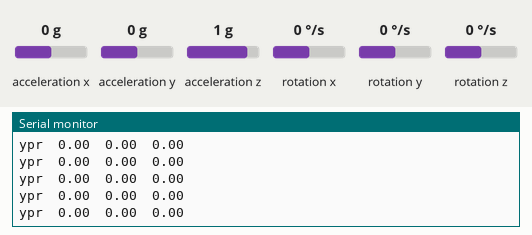
Simulated run of this sketch. Board: Arduino Uno, built with avr-gcc and run on an emulated ATmega328P. Parts: the last lines printed to the serial monitor. The inputs (shaded band) are chosen by the test bench; at power-on: acceleration x 0 g, acceleration y 0 g, acceleration z 1 g, rotation z 0 °/s, rotation x 0 °/s, rotation y 0 °/s.

Above: at 1.7 s.
1.8 s: acceleration x set to -1.4 g
At 2.8 s:
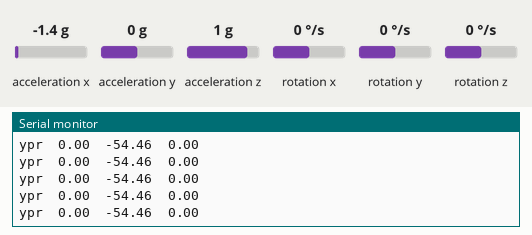
3.3 s: acceleration x set to 0.8 g
At 4.0 s:
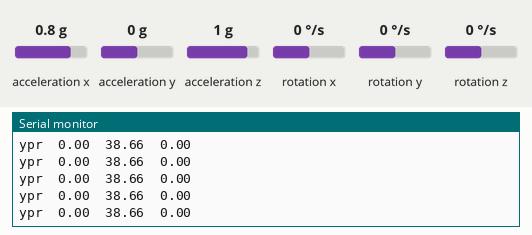
6.3 s: acceleration y set to -1.4 g
At 7.4 s:
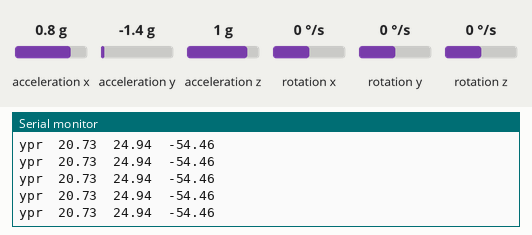
7.8 s: acceleration z set to -1.4 g
At 8.9 s:
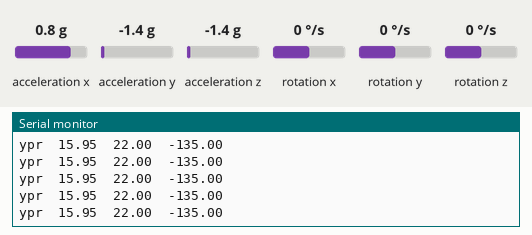
9.3 s: rotation z set to -192 °/s
At 9.9 s:
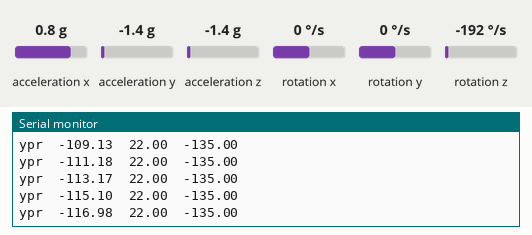
10.8 s: acceleration y set to 0.8 g
At 11.4 s:
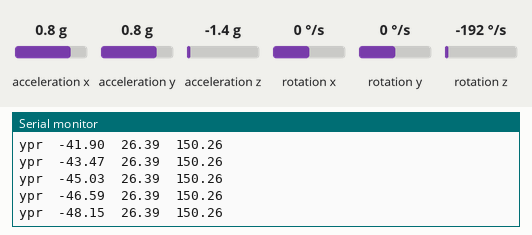
Timing chart, 0 to 13.8 s (numbered marks = the images above; inputs shaded):
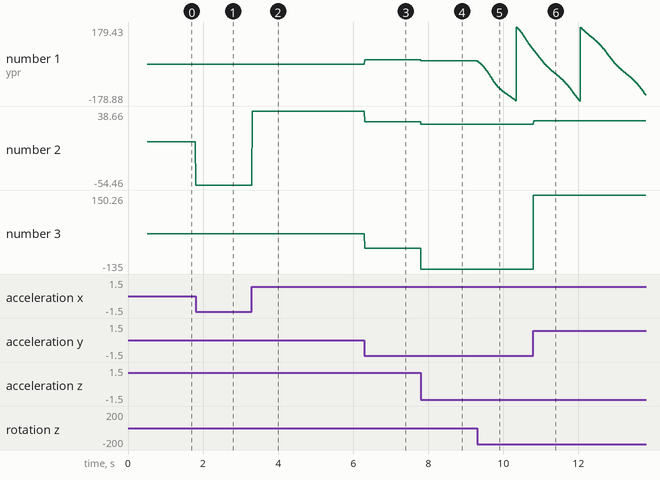

The sketch:

sketch_dec15b.ino
```cpp
#include "I2Cdev.h"
#include "MPU6050_6Axis_MotionApps20.h"
#include "Wire.h"
MPU6050 mpu;
uint16_t packetSize;
uint16_t fifoCount;
uint8_t fifoBuffer[64];
Quaternion q;
VectorFloat gravity;
float ypr[3];

void setup() {

    Wire.begin();
    mpu.initialize();
    mpu.dmpInitialize();
    mpu.CalibrateAccel(6);
    mpu.CalibrateGyro(6);
    mpu.setDMPEnabled(true);
    packetSize = mpu.dmpGetFIFOPacketSize();
    fifoCount = mpu.getFIFOCount();

    Serial.begin(115200);

}

void loop() {
    while (fifoCount < packetSize) {

      fifoCount = mpu.getFIFOCount();
    }

    if (fifoCount == 1024) {
      mpu.resetFIFO();
      Serial.println(F("FIFO overflow!"));

    }
    else{
      if (fifoCount % packetSize != 0) {
        mpu.resetFIFO();
    }
        else{
          while (fifoCount >= packetSize) {
            mpu.getFIFOBytes(fifoBuffer,packetSize);
            fifoCount -= packetSize;
          }

          mpu.dmpGetQuaternion(&q,fifoBuffer);
          mpu.dmpGetGravity(&gravity,&q);
          mpu.dmpGetYawPitchRoll(ypr,&q,&gravity);

          Serial.print("ypr\t");
          Serial.print(ypr[0]*180/PI);
          Serial.print("\t");
          Serial.print(ypr[1]*180/PI);
          Serial.print("\t");
          Serial.print(ypr[2]*180/PI);
          Serial.println();

    }

    }

}
```

Measured:
- after the input at 1.8 s, the serial monitor: prints a new line at once (image 1)
- after the input at 3.3 s, the serial monitor: prints a new line at once (image 2)
- after the input at 6.3 s, the serial monitor: prints a new line at once (image 3)
- after the input at 7.8 s, the serial monitor: prints a new line at once (image 4)
- after the input at 9.3 s, the serial monitor: prints a new line at once (image 5)
- plotted number 1: 0 → 20.73 after the input at 6.3 s, 20.73 → 15.95 after the input at 7.8 s, 15.95 → 71.55 after the input at 9.3 s
- plotted number 2: 0 → -54.46 after the input at 1.8 s, -54.46 → 38.66 after the input at 3.3 s, 38.66 → 24.94 after the input at 6.3 s, 24.94 → 22 after the input at 7.8 s
- plotted number 3: 0 → -54.46 after the input at 6.3 s, -54.46 → -135 after the input at 7.8 s
